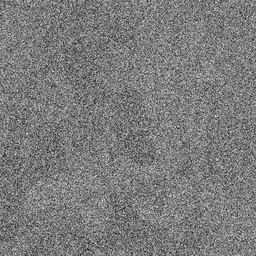
#> input picture median_filter/noisy_image.jpg, 256 x 256 px, shrunk from 1024 x 1024 before the run
$ python medianFilteringGray.py
#> lines starting #> are read from the running program, lines starting #| are printed output that depends on the picture; long printed decimals are rounded
import math
import cv2
import numpy as np
import statistics
import os
import csv
import time
import pandas as pd  #pip install pandas
import matplotlib.pyplot as plt   #pip install matplotlib
from traceback import print_exc

# [21 lines of commented-out code are left out]

def mse(imageA, imageB):
    err = np.sum((imageA.astype("float") - imageB.astype("float")) ** 2)
    err /= float(imageA.shape[0] * imageA.shape[1])
    return err

def Calculate_psnr(originalImage, filteredImage):
    # return cv2.PSNR(originalImage,filteredImage)
    return mse(originalImage, filteredImage)


def medianFiltering(m,n,old,new,window_size):
    old = np.array(old[0])
    # print("old image:\n",old)

    window_half = int(window_size/2)
    for i in range(window_half, m+1):
        for j in range(window_half, n+1):
            try:
                pos_a= i - window_half
                pos_b= j - window_half
                pos_c= i + window_half
                pos_d= j + window_half
                temp = old[pos_a:pos_c+1, pos_b:pos_d+1]
                # print("temp: \n",temp)

                temp = temp.flatten()
                #print('tempValue for temp', len(temp), pos_a,pos_c+1, pos_b,pos_d+1, i, j)
                temp = np.delete(temp, int(len(temp)/2))
                #print('updatedTemp len', len(temp))
                temp = np.median(temp)
                new[i, j]= temp
                #print('temp ', temp)
            except Exception as e:
                # print('temp error for value: ')
                print_exc(e)
                print('Error occurred ', e)

    #astype returns a new DataFrame where the data types has been changed to the specified type
    #numpy.uint8: 8-bit unsigned integer (0 to 255).
    new = new.astype(np.uint8)
    final= new[1:m+1 , 1:n+1]
    return final


def main():

    loop = 1
    duration_arr = []
    average_execution_time = []
    matrix_size_array = []
    psnr_values = []
    matrix_size = 1
    df_source1 = pd.DataFrame([])
    df_source_psnr = pd.DataFrame([])

    number_of_window = 10

    # outer_v2 = []


    #print(os.path.exists('samplev2.png'))
    #take input by cv2
    img_input = cv2.imread('noisy_image.jpg', 0)
#> img_input is the input picture: shape (256, 256); min 22, max 250, mean 123.4
    img_original = cv2.imread('5.3.01.tiff', 0)
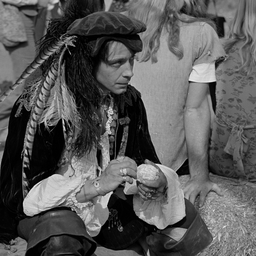
#> input picture median_filter/5.3.01.tiff, 256 x 256 px, shrunk from 1024 x 1024 before the run
#> img_original is the input picture: shape (256, 256); min 0, max 240, mean 89

    print(img_input.shape)
#| (256, 256)
    m, n = img_input.shape
#> m = 256; n = 256


    for outer in range(0,number_of_window):
        # outer_v2.append(outer)
        matrix_size = matrix_size + 2
        pos = int(matrix_size/2)
        updatedImage = np.array([ [0]*(n+(matrix_size-1))]*(m+(matrix_size-1)))

        # print('updatedImage shape', updatedImage.shape)

        updatedImage[pos:m+pos , pos:n+pos] = img_input


        # print('updatedImage after declaring np array', updatedImage)


        b_new = np.zeros([m+(matrix_size-1), n+(matrix_size-1)])


        # print('updatedImage after using img_input', updatedImage)
        b = cv2.split(updatedImage)

        filename = str(matrix_size) + 'x' + str(matrix_size)
        print('Outer is ',outer)
        matrix_size_array.append(matrix_size)
        duration_arr.clear()
        for iter in range(loop):
            start_timer = round(time.time() * 1000)
            print(f'Running loop number: {iter}, window size {matrix_size}')

            b_final= medianFiltering(m,n,b,b_new,matrix_size)

            stop_timer = round(time.time() * 1000)

            duration_in_second = stop_timer-start_timer
            duration_arr.append(duration_in_second)


        average_execution_time.append(np.average(duration_arr)/1000)

        final_img = b_final

        cv2.imwrite('filtered_gray_%s.png'%filename, final_img)
        psnr_values.append(Calculate_psnr(img_original, final_img))

        print('##Duration##',duration_arr)
        #print('##matrix_size_array##',matrix_size_array)

        #csv part
        column_name =   str(matrix_size) + 'x' + str(matrix_size)
        # df_source1 = pd.read_csv('source.csv',header=None)

        df_source1[column_name]=pd.Series(np.average(duration_arr)/1000)
        df_source_psnr[column_name]=pd.Series(psnr_values)
#> this loop made 10 passes
#| ##Duration## [608]
#| ##Duration## [616]
#| ##Duration## [628]
#| ##Duration## [644]
#| ##Duration## [654]
#| ##Duration## [670]
#| ##Duration## [701]
#| ##Duration## [741]
#> (further printed lines are left out)
#> pass 1, in medianFiltering, `old = np.array(old[0])`:
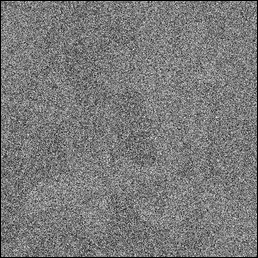
#> old: shape (258, 258) int32; min 0, max 250, mean 121.5
#> pass 1, in medianFiltering, `new = new.astype(np.uint8)`:
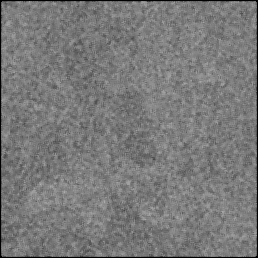
#> new: shape (258, 258); min 0, max 178, mean 120.9
#> pass 1, in medianFiltering, `final= new[1:m+1 , 1:n+1]`:
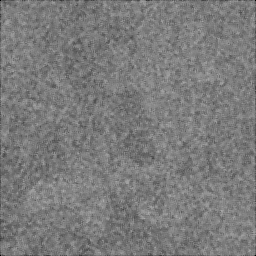
#> final: shape (256, 256); min 0, max 178, mean 122.8
#> pass 2, in medianFiltering (call 2), `old = np.array(old[0])`:
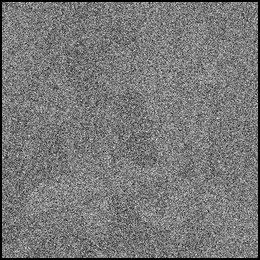
#> old: shape (260, 260) int32; min 0, max 250, mean 119.7
#> after the loop:
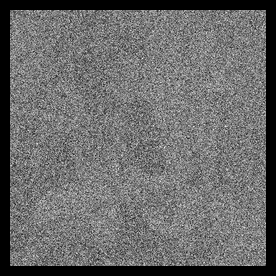
#> updatedImage: shape (276, 276) int64; min 0, max 250, mean 106.2
#> after the loop, average_execution_time = [0.608, 0.616, 0.628, 0.644, 0.654, 0.67, 0.701, 0.741, 0.769, 0.798]; duration_arr = [798]; matrix_size = 21; matrix_size_array = [3, 5, 7, 9, 11, 13, 15, 17, 19, 21]; psnr_values = [3968, 3979.3, 4051.5, 4130.6, 4206.2, 4274.1, 4334.4, 4388.6, 4435.1, 4474.1]

        # df_source1 = df_source1.iloc[: , 1:]

    df_source1 = df_source1.dropna()
#> df_source1 = table of 1 rows and 10 columns
    df_source1.to_csv('output_gray.csv',index=False)
    df_source_psnr = df_source1.dropna()
#> df_source_psnr = table of 1 rows and 10 columns
    df_source_psnr.to_csv('psnr_output_gray.csv',index=False)
    print(df_source1)
#|      3x3    5x5    7x7    9x9  11x11  13x13  15x15  17x17  19x19  21x21
#| 0  0.608  0.616  0.628  0.644  0.654   0.67  0.701  0.741  0.769  0.798

    print('##matrix_size_array##',matrix_size_array)
#| ##matrix_size_array## [3, 5, 7, 9, 11, 13, 15, 17, 19, 21]
    # print('### Outer is ###', outer_v2)
    print('Average execution time ', average_execution_time)
#| Average execution time  [0.608, 0.616, 0.628, 0.644, 0.654, 0.67, 0.701, 0.741, 0.769, 0.798]
    # [7 lines of commented-out code are left out]


    print('Final duration', average_execution_time)
#| Final duration [0.608, 0.616, 0.628, 0.644, 0.654, 0.67, 0.701, 0.741, 0.769, 0.798]
    #print('Matrix size array', matrix_size_array)

    plt.plot(matrix_size_array, average_execution_time, color = 'g', linestyle = 'dashed',
            marker = 'o',label = "Average execution time")

    plt.xticks(rotation = 10)
    plt.xlabel('Window size')
    plt.ylabel('Average execution time (second)')
    plt.title('Median Filtering', fontsize = 20)
    plt.grid()
    plt.legend()
    plt.show()
#> figure, not shown here; curve peaks at x = 21, y = 0.798


    print('PSNR value is ', psnr_values)
#| PSNR value is  [3968.000, 3979.328, 4051.477, 4130.619, 4206.202, 4274.144, 4334.427, 4388.628, 4435.114, 4474.064]

    plt.plot(matrix_size_array, psnr_values, color = 'g', linestyle = 'dashed',
            marker = 'o',label = "MSE values")

    plt.xticks(rotation = 10)
    plt.xlabel('Window size')
    plt.ylabel('MSE values')
    plt.title('MSE calculation', fontsize = 20)
    plt.grid()
    plt.legend()
    plt.show()
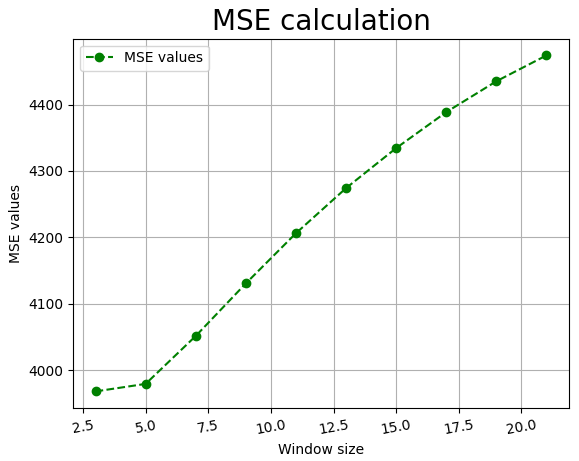
#> figure drawn by matplotlib, 1 panel; curve peaks at x = 21, y = 4474.1


    # [5 lines of commented-out code are left out]


if __name__ == "__main__":
    main()
